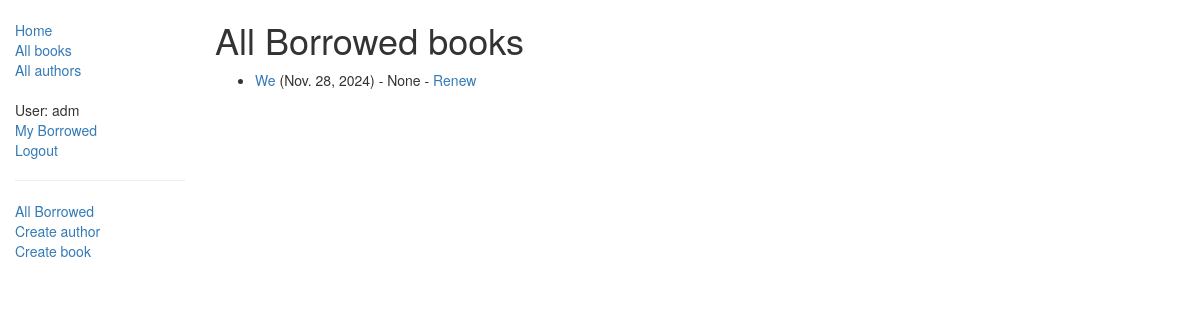
Before: /catalog/allbooks/ (signed in) with the older database file.
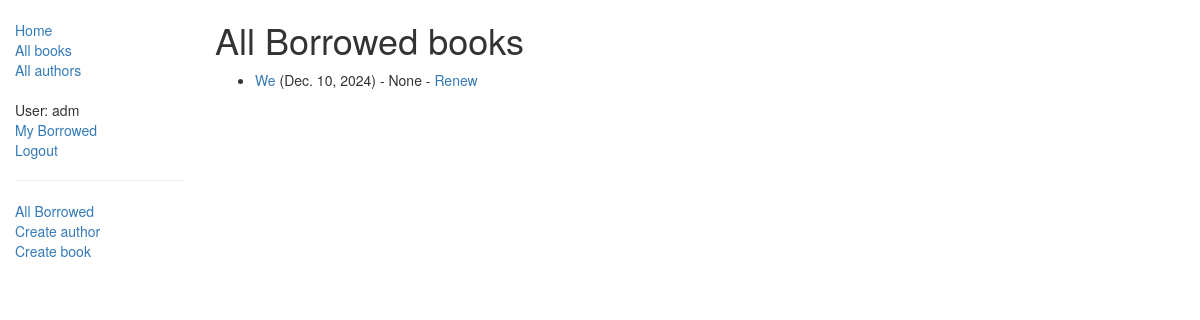
After: the same page with the newer database file.
### catalog/models.py (models this page shows, shortened)
class BookInstance(models.Model):
    id = models.UUIDField(primary_key=True, default=uuid.uuid4, help_text="Unique ID for this particular book across whole library")
    book = models.ForeignKey('Book', on_delete=models.SET_NULL, null=True)
    imprint = models.CharField(max_length=200)
    due_back = models.DateField(null=True, blank=True)
    borrower = models.ForeignKey(User, on_delete=models.SET_NULL, null=True, blank=True)
    @property
    def is_overdue(self):
        if self.due_back and date.today() > self.due_back:
            return True
        return False
    LOAN_STATUS = (
        ('m', 'Maintenance'),
        ('o', 'On loan'),
        ('a', 'Available'),
        ('r', 'Reserved'),
    )
    status = models.CharField(max_length=1, choices=LOAN_STATUS, blank=True, default='m', help_text='Book availability')
    class Meta:
        ordering = ["due_back"]
        permissions = (("can_mark_returned", "Set book as returned"),)

class Book(models.Model):
    title = models.CharField(max_length=200)
    author = models.ForeignKey('Author', on_delete=models.SET_NULL, null=True)
    summary = models.TextField(max_length=1000, help_text="Enter a brief description of the book")
    isbn = models.CharField('ISBN',max_length=13, help_text='13 Character <a href="https://www.isbn-international.org/content/what-isbn">ISBN number</a>')
    genre = models.ManyToManyField(Genre, help_text="Select a genre for this book") #может иметь несколько жанров, а жанр может иметь много книг
    def display_genre(self):
        return ', '.join([genre.name for genre in self.genre.all()[:3]])
    display_genre.short_description = 'Genre'

### catalog/views.py (the view)
class AllborrowedBookList(PermissionRequiredMixin,generic.ListView):
    model = BookInstance
    template_name ='catalog/bookinstance_list_borrowed_all.html'
    paginate_by = 10
    permission_required = 'catalog.can_mark_returned'
    def get_queryset(self):
        return BookInstance.objects.filter(status__exact='o').order_by('due_back')

### catalog/templates/catalog/bookinstance_list_borrowed_all.html
{% extends "base_generic.html" %}
{% block content %}
    <h1>All Borrowed books</h1>
    {% if bookinstance_list %}
    <ul>
      {% for bookinst in bookinstance_list %}
      <li class="{% if bookinst.is_overdue %}text-danger{% endif %}">
        <a href="{% url 'book-detail' bookinst.book.pk %}">{{bookinst.book.title}}</a> ({{ bookinst.due_back }}) - {{bookinst.borrower}}
        {% if perms.catalog.can_mark_returned %}-
          <a href="{% url 'renew-book-librarian' bookinst.id %}">Renew</a>
        {% endif %}
      </li>
      {% endfor %}
    </ul>
    {% else %}
      <p>There are no books borrowed.</p>
    {% endif %}
{% endblock %}

Changed rows visible on the page:
changed BookInstance "None": due_back "Nov. 28, 2024" → "Dec. 10, 2024"
